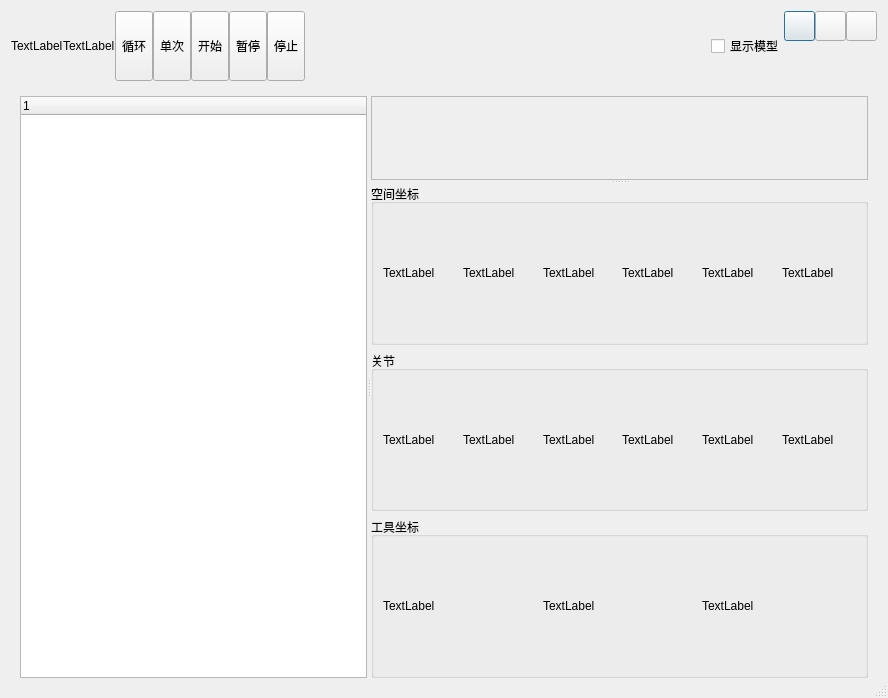
<?xml version="1.0" encoding="UTF-8"?>
<ui version="4.0">
 <class>Runpage</class>
 <widget class="QDialog" name="Runpage">
  <property name="geometry">
   <rect>
    <x>0</x>
    <y>0</y>
    <width>888</width>
    <height>698</height>
   </rect>
  </property>
  <property name="windowTitle">
   <string>Dialog</string>
  </property>
  <property name="sizeGripEnabled">
   <bool>true</bool>
  </property>
  <layout class="QVBoxLayout" name="verticalLayout">
   <item>
    <widget class="QWidget" name="widgetTitle" native="true">
     <property name="enabled">
      <bool>true</bool>
     </property>
     <property name="sizePolicy">
      <sizepolicy hsizetype="Preferred" vsizetype="Fixed">
       <horstretch>0</horstretch>
       <verstretch>0</verstretch>
      </sizepolicy>
     </property>
     <layout class="QHBoxLayout" name="horizontalLayout_2">
      <property name="spacing">
       <number>0</number>
      </property>
      <property name="leftMargin">
       <number>0</number>
      </property>
      <property name="topMargin">
       <number>0</number>
      </property>
      <property name="rightMargin">
       <number>0</number>
      </property>
      <property name="bottomMargin">
       <number>0</number>
      </property>
      <item>
       <widget class="QLabel" name="label_icon">
        <property name="text">
         <string>TextLabel</string>
        </property>
       </widget>
      </item>
      <item>
       <widget class="QLabel" name="label_text">
        <property name="text">
         <string>TextLabel</string>
        </property>
       </widget>
      </item>
      <item>
       <widget class="QWidget" name="widgettop" native="true">
        <property name="sizePolicy">
         <sizepolicy hsizetype="Preferred" vsizetype="Expanding">
          <horstretch>0</horstretch>
          <verstretch>0</verstretch>
         </sizepolicy>
        </property>
        <layout class="QHBoxLayout" name="horizontalLayout">
         <property name="spacing">
          <number>0</number>
         </property>
         <property name="leftMargin">
          <number>0</number>
         </property>
         <property name="topMargin">
          <number>0</number>
         </property>
         <property name="rightMargin">
          <number>0</number>
         </property>
         <property name="bottomMargin">
          <number>0</number>
         </property>
         <item>
          <widget class="QToolButton" name="toolButton_loop">
           <property name="sizePolicy">
            <sizepolicy hsizetype="Fixed" vsizetype="Expanding">
             <horstretch>0</horstretch>
             <verstretch>0</verstretch>
            </sizepolicy>
           </property>
           <property name="text">
            <string>循环</string>
           </property>
          </widget>
         </item>
         <item>
          <widget class="QToolButton" name="toolButton_sigle">
           <property name="sizePolicy">
            <sizepolicy hsizetype="Fixed" vsizetype="Expanding">
             <horstretch>0</horstretch>
             <verstretch>0</verstretch>
            </sizepolicy>
           </property>
           <property name="text">
            <string>单次</string>
           </property>
          </widget>
         </item>
         <item>
          <widget class="QToolButton" name="toolButton_start">
           <property name="sizePolicy">
            <sizepolicy hsizetype="Fixed" vsizetype="Expanding">
             <horstretch>0</horstretch>
             <verstretch>0</verstretch>
            </sizepolicy>
           </property>
           <property name="text">
            <string>开始</string>
           </property>
          </widget>
         </item>
         <item>
          <widget class="QToolButton" name="toolButton_suspend">
           <property name="sizePolicy">
            <sizepolicy hsizetype="Fixed" vsizetype="Expanding">
             <horstretch>0</horstretch>
             <verstretch>0</verstretch>
            </sizepolicy>
           </property>
           <property name="text">
            <string>暂停</string>
           </property>
          </widget>
         </item>
         <item>
          <widget class="QToolButton" name="toolButton_stop">
           <property name="sizePolicy">
            <sizepolicy hsizetype="Fixed" vsizetype="Expanding">
             <horstretch>0</horstretch>
             <verstretch>0</verstretch>
            </sizepolicy>
           </property>
           <property name="text">
            <string>停止</string>
           </property>
          </widget>
         </item>
        </layout>
       </widget>
      </item>
      <item>
       <spacer name="horizontalSpacer">
        <property name="orientation">
         <enum>Qt::Horizontal</enum>
        </property>
        <property name="sizeHint" stdset="0">
         <size>
          <width>434</width>
          <height>20</height>
         </size>
        </property>
       </spacer>
      </item>
      <item>
       <widget class="QCheckBox" name="checkBox_showmodel">
        <property name="text">
         <string>显示模型</string>
        </property>
       </widget>
      </item>
      <item>
       <layout class="QGridLayout" name="gridLayout">
        <item row="0" column="0">
         <widget class="QPushButton" name="pushButton_min">
          <property name="minimumSize">
           <size>
            <width>30</width>
            <height>30</height>
           </size>
          </property>
          <property name="text">
           <string/>
          </property>
         </widget>
        </item>
        <item row="0" column="1">
         <widget class="QPushButton" name="pushButton_max">
          <property name="minimumSize">
           <size>
            <width>30</width>
            <height>30</height>
           </size>
          </property>
          <property name="text">
           <string/>
          </property>
         </widget>
        </item>
        <item row="0" column="2">
         <widget class="QPushButton" name="pushButton_close">
          <property name="minimumSize">
           <size>
            <width>30</width>
            <height>30</height>
           </size>
          </property>
          <property name="text">
           <string/>
          </property>
         </widget>
        </item>
        <item row="1" column="1">
         <spacer name="verticalSpacer">
          <property name="orientation">
           <enum>Qt::Vertical</enum>
          </property>
          <property name="sizeHint" stdset="0">
           <size>
            <width>20</width>
            <height>40</height>
           </size>
          </property>
         </spacer>
        </item>
       </layout>
      </item>
     </layout>
    </widget>
   </item>
   <item>
    <widget class="QWidget" name="widget_main" native="true">
     <layout class="QVBoxLayout" name="verticalLayout_2">
      <item>
       <widget class="QSplitter" name="splitterH">
        <property name="orientation">
         <enum>Qt::Horizontal</enum>
        </property>
        <widget class="QTreeWidget" name="treeWidget">
         <column>
          <property name="text">
           <string notr="true">1</string>
          </property>
         </column>
        </widget>
        <widget class="QSplitter" name="splitterV">
         <property name="orientation">
          <enum>Qt::Vertical</enum>
         </property>
         <widget class="QFrame" name="frame_3D">
          <property name="frameShape">
           <enum>QFrame::StyledPanel</enum>
          </property>
          <property name="frameShadow">
           <enum>QFrame::Raised</enum>
          </property>
         </widget>
         <widget class="QWidget" name="widget_inf" native="true">
          <layout class="QVBoxLayout" name="verticalLayout_3">
           <item>
            <widget class="QGroupBox" name="groupBox">
             <property name="title">
              <string>空间坐标</string>
             </property>
             <layout class="QHBoxLayout" name="horizontalLayout_3">
              <item>
               <widget class="QLabel" name="label_spx">
                <property name="text">
                 <string>TextLabel</string>
                </property>
               </widget>
              </item>
              <item>
               <widget class="QLabel" name="label_spy">
                <property name="text">
                 <string>TextLabel</string>
                </property>
               </widget>
              </item>
              <item>
               <widget class="QLabel" name="label_spz">
                <property name="text">
                 <string>TextLabel</string>
                </property>
               </widget>
              </item>
              <item>
               <widget class="QLabel" name="label_sprx">
                <property name="text">
                 <string>TextLabel</string>
                </property>
               </widget>
              </item>
              <item>
               <widget class="QLabel" name="label_spry">
                <property name="text">
                 <string>TextLabel</string>
                </property>
               </widget>
              </item>
              <item>
               <widget class="QLabel" name="label_sprz">
                <property name="text">
                 <string>TextLabel</string>
                </property>
               </widget>
              </item>
             </layout>
            </widget>
           </item>
           <item>
            <widget class="QGroupBox" name="groupBox_2">
             <property name="title">
              <string>关节</string>
             </property>
             <layout class="QHBoxLayout" name="horizontalLayout_4">
              <item>
               <widget class="QLabel" name="label_joint1">
                <property name="text">
                 <string>TextLabel</string>
                </property>
               </widget>
              </item>
              <item>
               <widget class="QLabel" name="label_joint2">
                <property name="text">
                 <string>TextLabel</string>
                </property>
               </widget>
              </item>
              <item>
               <widget class="QLabel" name="label_joint3">
                <property name="text">
                 <string>TextLabel</string>
                </property>
               </widget>
              </item>
              <item>
               <widget class="QLabel" name="label_joint4">
                <property name="text">
                 <string>TextLabel</string>
                </property>
               </widget>
              </item>
              <item>
               <widget class="QLabel" name="label_joint5">
                <property name="text">
                 <string>TextLabel</string>
                </property>
               </widget>
              </item>
              <item>
               <widget class="QLabel" name="label_joint6">
                <property name="text">
                 <string>TextLabel</string>
                </property>
               </widget>
              </item>
             </layout>
            </widget>
           </item>
           <item>
            <widget class="QGroupBox" name="groupBox_3">
             <property name="title">
              <string>工具坐标</string>
             </property>
             <layout class="QHBoxLayout" name="horizontalLayout_5">
              <item>
               <widget class="QLabel" name="label_tx">
                <property name="text">
                 <string>TextLabel</string>
                </property>
               </widget>
              </item>
              <item>
               <widget class="QLabel" name="label_ty">
                <property name="text">
                 <string>TextLabel</string>
                </property>
               </widget>
              </item>
              <item>
               <widget class="QLabel" name="label_tz">
                <property name="text">
                 <string>TextLabel</string>
                </property>
               </widget>
              </item>
             </layout>
            </widget>
           </item>
          </layout>
         </widget>
        </widget>
       </widget>
      </item>
     </layout>
    </widget>
   </item>
  </layout>
 </widget>
 <resources/>
 <connections/>
</ui>
